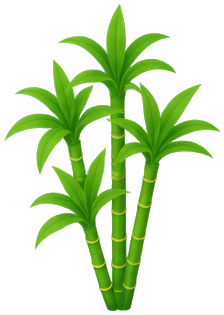
#> input picture plantgram2/app-kit/assets/plants/bamboo.png, 224 x 315 px
$ python -i grade_kit.py   (imports and definitions only)
#> lines starting #> are read from the running program, lines starting #| are printed output that depends on the picture; after the words box and inside, x2 and y2 are one past the last pixel; in counts of white or black regions, pixels touching at a corner belong together
"""등급 시트에서 조각과 기준점을 꺼냅니다.

새 시트는 이전 시트와 축척이 저절로 맞지 않습니다(RULES 7). 두 시트에 함께
그린 긴 화단으로 비율을 구해, 새 시트 **전체**에 같은 값을 곱합니다 -
조각 하나만 늘리는 것이 아닙니다.
"""
import sys
import numpy as np
from PIL import Image
from scipy import ndimage

sys.path.insert(0, "tools")
from verify_spec import stem_of, foot_of      # noqa: E402
from compose_test import soils, cut           # noqa: E402

BED_ON_OLD_SHEET = 301          # 이전 시트에서 잰 긴 화단 폭

POTS = ["pot_sprout", "pot_small", "pot_medium", "pot_large", "pot_xlarge",
        "bed_long"]
PLANTS = ["sprout", "small", "medium", "large", "xlarge"]


def keyed(path):
    """체커보드를 지우고 알파를 만듭니다.

    투명으로 달라고 했지만 체커보드가 **그려져** 왔습니다. 체커보드는 무채색
    이고 아주 밝으므로, 채도와 어두움으로 알파를 뽑습니다.

    0/1 로 자르면 잎 가장자리가 톱니처럼 남습니다. 부드럽게 이어지도록
    두 값 사이를 비례로 채웁니다.
    """
#> called with path = '../../app-kit/assets/plants/bamboo.png'
    im = Image.open(path).convert("RGB")
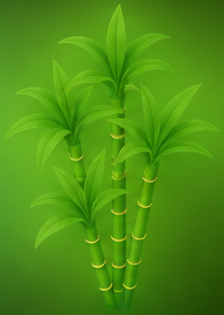
#> im: PIL image 224x315 RGB; mean R, G, B 77.1, 143.4, 18.4
    a = np.asarray(im).astype(float) / 255
    mx, mn = a.max(2), a.min(2)
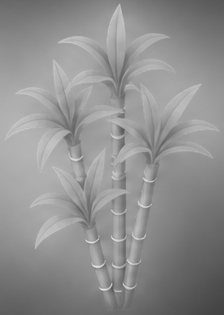
#> mx: shape (315, 224) float64; min 0.259, max 0.922, mean 0.562
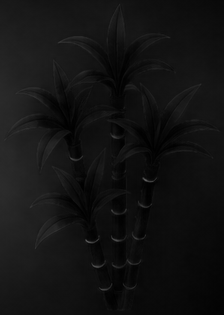
#> mn: shape (315, 224) float64; min 0, max 0.357, mean 0.0721
    sat = np.where(mx > 0, (mx - mn) / np.maximum(mx, 1e-6), 0)
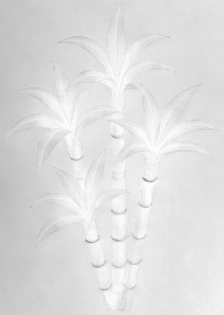
#> sat: shape (315, 224) float64; min 0.575, max 1, mean 0.874

    corner = np.median(np.stack([a[:8, :8], a[:8, -8:],
                                 a[-8:, :8], a[-8:, -8:]]).reshape(-1, 3), 0)
#> corner = [0.192, 0.365, 0.0569]
    if corner[0] > .8 and corner[2] > .8 and corner[1] < .3:
        # 마젠타 단색 배경. 색이 얼마나 다른지로 바로 알파가 나옵니다 -
        # 체커보드처럼 두 밝기가 번갈아 튀지 않으므로 훨씬 깨끗합니다.
        d = np.linalg.norm(a - corner, axis=2)
        soft = np.clip(d / .38, 0, 1)
    else:
        soft = np.clip(np.maximum(sat / .09, (.96 - mx) / .10), 0, 1)
#> soft: shape (315, 224) float64; every value is 1
    # 체커보드가 두 가지 밝기로 번갈아 있어 가장자리에서 알파가 한 칸씩
    # 튑니다. 작은 중앙값 필터로 그 무늬만 지웁니다.
    soft = ndimage.median_filter(soft, 3)

    # 두 가지 마스크가 필요합니다. 섞으면 안 됩니다.
    #
    #  · 묶는 마스크 - 조각 하나하나의 바깥 상자를 찾는 데 씁니다. 잎 사이가
    #    끊겨 있으면 한 식물이 여러 덩어리로 쪼개지므로 넉넉히 메웁니다.
    #  · 알파 - 실제로 보이는 부분입니다. 여기서 메우면 야자 잎 사이의 틈이
    #    흰 종이처럼 막힙니다. 틈은 배경이지 물체가 아닙니다.
    raw = soft > .5
#> raw: shape (315, 224) bool; every value is 1
    group = ndimage.binary_fill_holes(
        ndimage.binary_closing(raw, np.ones((13, 13))))
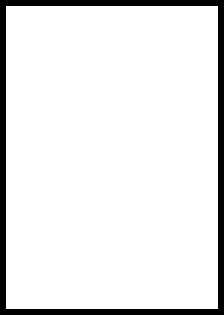
#> group: shape (315, 224) bool; 91% white; 1 black region, box (x1, y1, x2, y2) and area: (0, 0, 224, 315) 6324
    lab, k = ndimage.label(group)
#> k = 1
    sz = ndimage.sum(group, lab, range(1, k + 1))
#> sz = [64236]
    keep = np.isin(lab, [i + 1 for i in range(k) if sz[i] >= 400])

    # 0/1 로 자르면 잎 가장자리 픽셀이 불투명한 채로 남아 흰 테가 집니다.
    # 살짝 번지게 해서 가장자리에 중간값을 주고, 경계를 안쪽으로 당깁니다.
    alpha = ndimage.gaussian_filter(raw.astype(float), .9)
    alpha = np.clip((alpha - .38) / .44, 0, 1)
    alpha = np.where(keep, alpha, 0)       # 묶인 조각 밖의 얼룩은 버립니다

    alpha = np.clip(alpha, 0, 1)

    # 가장자리 픽셀에는 체커보드 색이 섞여 있습니다. 관측색 C = a·F + (1-a)·B
    # 이므로, 배경 B 를 알면 원래 색 F 를 되돌릴 수 있습니다.
    bg = a[alpha < .05]
    B = np.median(bg, 0) if len(bg) else np.array([1., 1., 1.])
#> B = [0.247, 0.451, 0.0706]
    aa = np.maximum(alpha, .06)[..., None]
    F = np.clip((a - (1 - aa) * B) / aa, 0, 1)
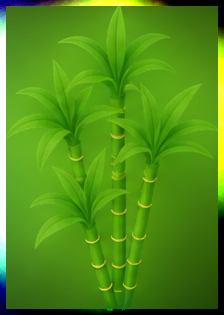
#> F: shape (315, 224, 3) float64; mean R, G, B 0.319, 0.564, 0.0928
    rgb = np.where(alpha[..., None] > .995, a, F)

    out = Image.fromarray((rgb * 255).astype("uint8"), "RGB").convert("RGBA")
    out.putalpha(Image.fromarray((alpha * 255).astype("uint8")))
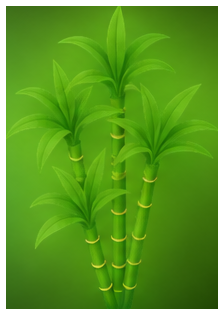
#> out: PIL image 224x315 RGBA; mean R, G, B, A 81.5, 143.9, 23.7, 232.1; transparent parts drawn white
    return out, keep, lab


def load(path="sheets/grade_art.png"):
    im, mask, lab = keyed(path)
    parts = []
    for c in np.unique(lab[mask]):
        ys, xs = np.nonzero((lab == c) & mask)
        if len(xs) < 400:
            continue
        parts.append(((int(xs.min()), int(ys.min()), int(xs.max()), int(ys.max())),
                      (lab == c) & mask))
    top = [p for p in parts if p[0][1] < 500]
    bot = [p for p in parts if p[0][1] >= 500]
    top.sort(key=lambda p: p[0][0])
    bot.sort(key=lambda p: p[0][0])

    piece = {}
    for name, (g, own) in zip(POTS, top):
        want = 2 if name == "bed_long" else 1
        fx, fy = foot_of(own, g)
        piece[name] = dict(art=cut(im, own, g), kind="화분",
                           foot=(fx - g[0], fy - g[1]),
                           anchor=[(x - g[0], y - g[1])
                                   for x, y in soils(im, own, g, want)])
    for name, (g, own) in zip(PLANTS, bot):
        x, y = stem_of(own, g)
        piece[name] = dict(art=cut(im, own, g), kind="식물",
                           anchor=[(x - g[0], y - g[1])])

    unit = BED_ON_OLD_SHEET / piece["bed_long"]["art"].width
    return piece, unit


def scaled(p, k):
    """조각 하나를 배율 k 로. 기준점도 같이 옮깁니다."""
    a = p["art"]
    art = a.resize((max(1, round(a.width * k)), max(1, round(a.height * k))),
                   Image.LANCZOS)
    out = dict(art=art, kind=p["kind"],
               anchor=[(x * k, y * k) for x, y in p["anchor"]])
    if "foot" in p:
        out["foot"] = (p["foot"][0] * k, p["foot"][1] * k)
    return out

>>> result = keyed('../../app-kit/assets/plants/bamboo.png')

$ run again, on plantgram2/app-kit/assets/plants/large.png
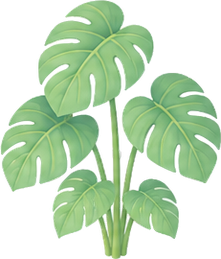
#> input picture plantgram2/app-kit/assets/plants/large.png, 221 x 259 px
#> corner = [0, 0, 0]
#> in keyed, `raw = soft > .5`:
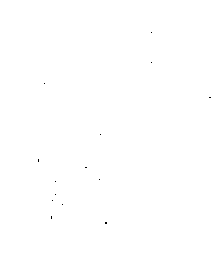
#> raw: shape (259, 221) bool; 100% white; black in thin lines or dots, all inside (x1, y1, x2, y2) = (38, 32, 211, 224)
#> group: shape (259, 221) bool; 90.2% white; 1 black region, box (x1, y1, x2, y2) and area: (0, 0, 221, 259) 5616
#> k = 1
#> sz = [51623]
#> B = [0, 0, 0]
#> in keyed, `out.putalpha(Image.fromarray((alpha * 255).astype("uint8")))`:
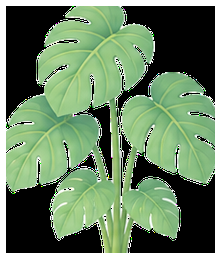
#> out: PIL image 221x259 RGBA; mean R, G, B, A 84.8, 110.3, 79, 229.9; transparent parts drawn white

$ run again, on plantgram2/app-kit/assets/plants/medium.png
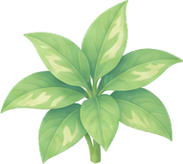
#> input picture plantgram2/app-kit/assets/plants/medium.png, 183 x 164 px
#> corner = [0, 0, 0]
#> in keyed, `raw = soft > .5`:
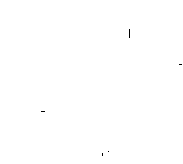
#> raw: shape (164, 183) bool; 99.9% white; black in thin lines or dots, all inside (x1, y1, x2, y2) = (41, 29, 182, 156)
#> group: shape (164, 183) bool; 86.6% white; 1 black region, box (x1, y1, x2, y2) and area: (0, 0, 183, 164) 4020
#> k = 1
#> sz = [25992]
#> B = [0, 0, 0]
#> in keyed, `out.putalpha(Image.fromarray((alpha * 255).astype("uint8")))`:
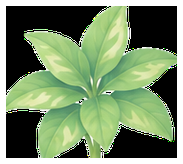
#> out: PIL image 183x164 RGBA; mean R, G, B, A 87, 108.5, 72.9, 220.8; transparent parts drawn white

$ run again, on plantgram2/app-kit/assets/plants/monstera.png
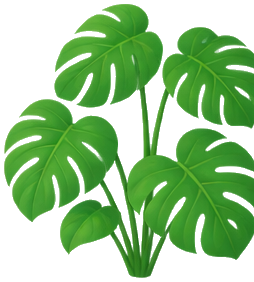
#> input picture plantgram2/app-kit/assets/plants/monstera.png, 254 x 282 px
#> corner = [0.271, 0.484, 0.151]
#> soft: shape (282, 254) float64; every value is 1
#> raw: shape (282, 254) bool; every value is 1
#> group: shape (282, 254) bool; 91.2% white; 1 black region, box (x1, y1, x2, y2) and area: (0, 0, 254, 282) 6288
#> k = 1
#> sz = [65340]
#> B = [0.263, 0.537, 0.157]
#> in keyed, `out.putalpha(Image.fromarray((alpha * 255).astype("uint8")))`:
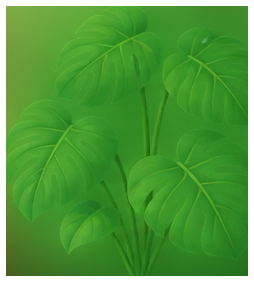
#> out: PIL image 254x282 RGBA; mean R, G, B, A 67.3, 143.3, 46.3, 232.6; transparent parts drawn white
